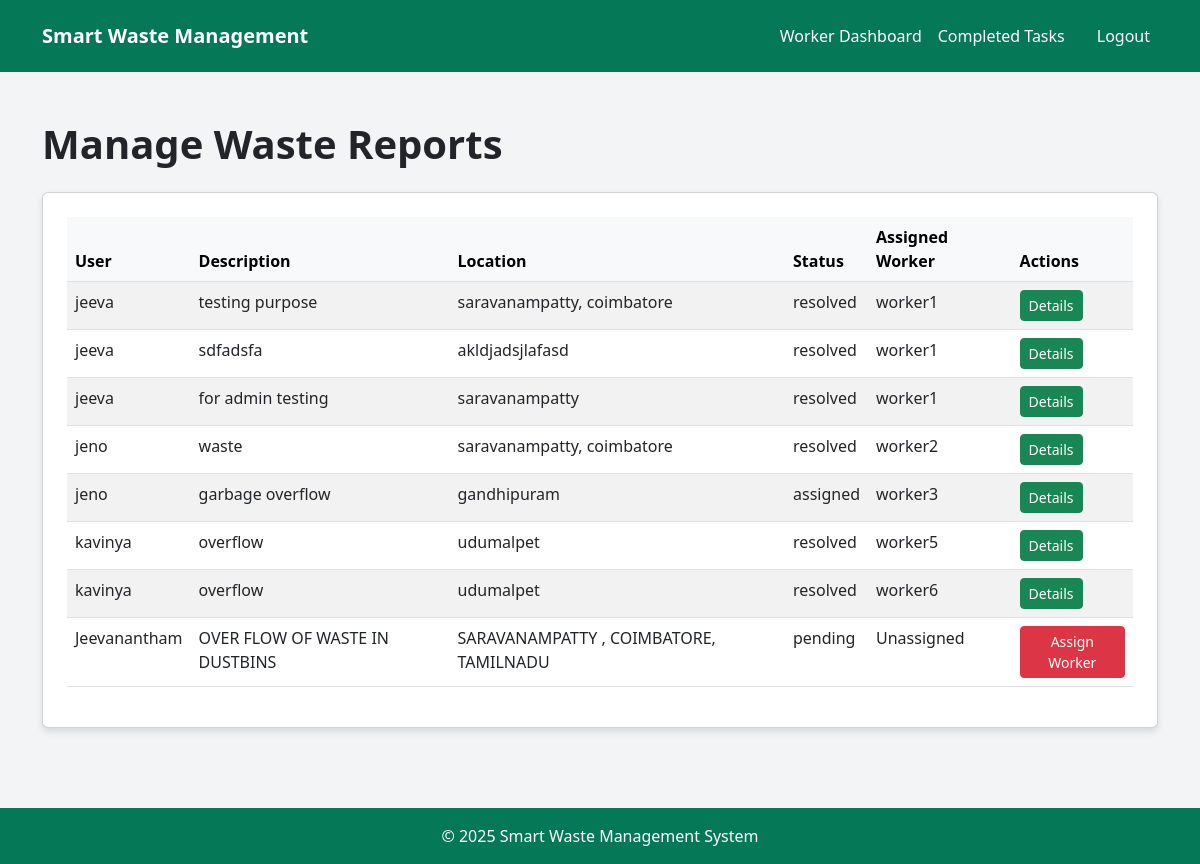
The app's page /admins/manage-report/ (signed in) with its own data.
### Users/models.py (models this page shows, shortened)
class WasteReport(models.Model):
    id = models.UUIDField(primary_key=True, default=uuid.uuid4, editable=False)
    user = models.ForeignKey(settings.AUTH_USER_MODEL, on_delete=models.CASCADE, related_name="reports", limit_choices_to={'role': 'publicUser'})
    admin = models.ForeignKey(settings.AUTH_USER_MODEL, on_delete=models.CASCADE, related_name="assigned_reports", limit_choices_to={'role': 'administrator'},null=True,blank=True)
    image = models.ImageField(upload_to='waste_reports/', blank=True, null=True)
    description = models.TextField()
    location = models.CharField(max_length=255)
    status = models.CharField(max_length=20, choices=[
        ('pending', 'Pending'),
        ('assigned', 'Assigned'),
        ('resolved', 'Resolved'),
    ], default='pending')
    assigned_worker = models.ForeignKey(settings.AUTH_USER_MODEL, on_delete=models.SET_NULL, null=True, blank=True, related_name="report_tasks", limit_choices_to={'role': 'worker'})
    created_at = models.DateTimeField(auto_now_add=True)
    updated_at = models.DateTimeField(auto_now=True)

class CustomUser(AbstractUser):
    ROLE_CHOICES = [
        ('publicUser', 'User'),
        ('administrator', 'Administrator'),
        ('worker', 'Worker'),
    ]
    role = models.CharField(max_length=20, choices=ROLE_CHOICES, default='publicUser')
    mobile_number = models.CharField(max_length=15, blank=True, null=True)  # Optional field

### Admins/views.py (the view)
# urls.py: path('manage-report/', views.manage_report, name='manage-report'),
@login_required
def manage_report(request):
    reports = WasteReport.objects.all()
    context={
        "reports":reports
    }
    return render(request, 'Admins/manage-reports.html',context)

### Admins/templates/Admins/manage-reports.html
{% extends 'main.html' %}
{% block content %}
<main>
    <div class="container mt-5">
        <h1 class="text-start fw-bold mb-4">Manage Waste Reports</h1>
        <div class="card p-4">
            <table class="table table-striped">
                <thead class="table-light">
                    <tr>
                        <th>User</th>
                        <th>Description</th>
                        <th>Location</th>
                        <th>Status</th>
                        <th>Assigned Worker</th>
                        <th>Actions</th>
                    </tr>
                </thead>
                <tbody>
                    {% for report in reports %}
                    <tr>
                        <td>{{ report.user.username }}</td>
                        <td>{{ report.description }}</td>
                        <td>{{ report.location }}</td>
                        <td>{{ report.status }}</td>
                        <td>
                            {% if report.assigned_worker %}
                                {{ report.assigned_worker.username }}
                            {% else %}
                                Unassigned
                            {% endif %}
                        </td>
                        {% if report.assigned_worker %}
                        <td>
                            <a href="{% url 'Admins:view-details' report.id %}" class="btn btn-success btn-sm">Details</a>
                        </td>
                        {% else %}
                        <td>
                            <a href="{% url 'Admins:update_report' report.id %}" class="btn btn-danger btn-sm">Assign Worker</a>
                        </td>
                        {% endif %}
                    </tr>
                    {% empty %}
                    <tr>
                        <td colspan="6" class="text-center">No waste reports available.</td>
                    </tr>
                    {% endfor %}
                </tbody>
            </table>
        </div>
    </div>
</main>
{% endblock content %}

### templates/main.html (style rules this page uses)
body { background-color: #f3f4f6; }
.card { box-shadow: 0 4px 6px rgba(0, 0, 0, 0.1); }
main { min-height: 80vh; }

### records on screen
WasteReport: user.username "jeeva", description "testing purpose", location "saravanampatty, coimbatore", status "resolved", assigned_worker.username "worker1", shows "Details"
WasteReport: user.username "jeeva", description "sdfadsfa", location "akldjadsjlafasd", status "resolved", assigned_worker.username "worker1", shows "Details"
WasteReport: user.username "jeeva", description "for admin testing", location "saravanampatty", status "resolved", assigned_worker.username "worker1", shows "Details"
WasteReport: user.username "jeno", description "waste", location "saravanampatty, coimbatore", status "resolved", assigned_worker.username "worker2", shows "Details"
WasteReport: user.username "jeno", description "garbage overflow", location "gandhipuram", status "assigned", assigned_worker.username "worker3", shows "Details"
WasteReport: user.username "kavinya", description "overflow", location "udumalpet", status "resolved", assigned_worker.username "worker5", shows "Details"
WasteReport: user.username "kavinya", description "overflow", location "udumalpet", status "resolved", assigned_worker.username "worker6", shows "Details"
WasteReport: user.username "Jeevanantham", description "OVER FLOW OF WASTE IN DUSTBINS", location "SARAVANAMPATTY , COIMBATORE, TAMILNADU", status "pending", shows "Unassigned", shows "Assign Worker"
